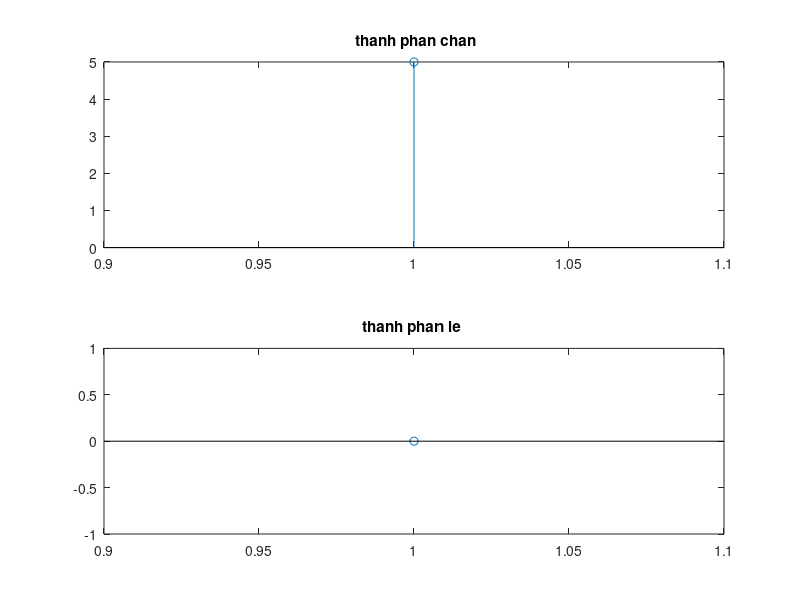

The MATLAB script that drew this image:
xn = input('Nhap tin hieu x: ');
x_n=fliplr(xn);
Xeven=(1/2)*(xn+x_n);
Xodd=(1/2)*(xn-x_n);
subplot(211);
stem(Xeven); title(' thanh phan chan');
subplot(212); 
stem(Xodd); title('thanh phan le ');